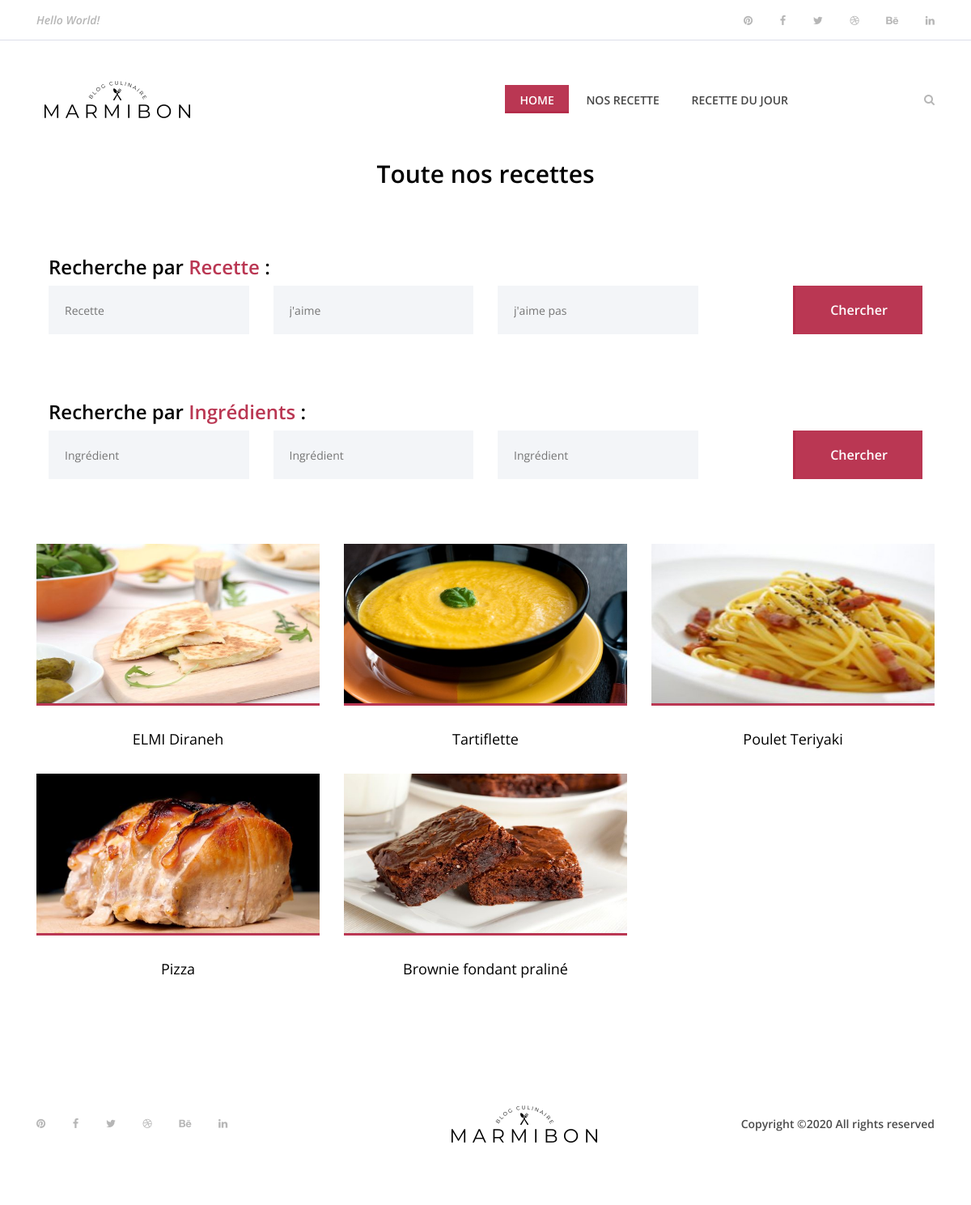
/?recipes, run on the app's committed database.
### tables this page shows
CREATE TABLE IF NOT EXISTS `recette` (
  `Id_recette` bigint(255) NOT NULL AUTO_INCREMENT,
  `Name_recette` varchar(255) DEFAULT NULL,
  `img_recette` varchar(255) NOT NULL,
  `time_recette` varchar(255) DEFAULT NULL,
  `number_recette` bigint(255) DEFAULT NULL,
  `level_recette` varchar(255) DEFAULT NULL,
  `cost_recette` varchar(255) DEFAULT NULL,
  `description_recette` text NOT NULL,
  `Id_Ingredient` bigint(255) NOT NULL,
  `likes` int(255) NOT NULL,
  `dislikes` int(255) NOT NULL,
  PRIMARY KEY (`Id_recette`)
);

### controllers/controller.php (called while the page is built, shortened)
<?php
require('models/model.php');
function recipes(){
    $allRecipe = new Recette();
    $allRecipe = $allRecipe->recettes();
    require('views/recipes.php');
}

### public/connect.php (called while the page is built)
<?php
class Databases
{
    public function connect()
    {
        try
        {
            $db = new PDO('mysql:host=localhost;dbname=marmibon;port=3308;charset=utf8', 'root', '');
            return $db;
        }
        catch(Exception $e)
        {
            die('Erreur : '.$e->getMessage());
        }
    }
}

### models/model.php (called while the page is built, shortened)
<?php
require_once('public/connect.php');
class Recette extends Databases{
    public function recettes(){
        $recette = $this->connect()->prepare('SELECT * FROM recette');
        $recette->execute();
        $result = $recette->fetchALL(PDO::FETCH_ASSOC);
        return $result;
     }
}

### views/recipes.php (the view, shortened to what this page needs)
<section class="best-receipe-area">
    <div class="container">
        <div class="row">
            <div class="col-12">
                <div class="section-heading">
                    <h3>Toute nos recettes</h3>
                </div>
            </div>
        </div>
        <div class="receipe-post-search mb-80">
            <div class="container">
                <h4>Recherche par <span style="color: #ba3753;">Recette</span> :</h4>
                <form action="<?='?selectrecipe'?>" method="post">
                    <div class="row">
                        <div class="col-12 col-lg-3">
                            <input type="search" name="Recette" placeholder="Recette">
                        </div>
                        <div class="col-12 col-lg-3">
                            <input type="search" name="ilike" placeholder="j'aime">
                        </div>
                        <div class="col-12 col-lg-3">
                            <input type="search" name="idontlike" placeholder="j'aime pas ">
                        </div>
                        <div class="col-12 col-lg-3 text-right">
                            <button type="submit" name="selectrecipe" value="recherche"
                                class="btn delicious-btn">Chercher</button>
                        </div>
                    </div>
                </form>
            </div>
        </div>
        <div class="receipe-post-search mb-80">
            <div class="container">
                <h4>Recherche par <span style="color: #ba3753;">Ingrédients</span> :</h4>
                <form action="<?='?selectrecipes'?>" method="post">
                    <div class="row">
                        <div class="col-12 col-lg-3">
                            <input type="search" name="Ingredient1" placeholder="Ingrédient">
                        </div>
                        <div class="col-12 col-lg-3">
                            <input type="search" name="Ingredient2" placeholder="Ingrédient">
                        </div>
                        <div class="col-12 col-lg-3">
                            <input type="search" name="Ingredient3" placeholder="Ingrédient">
                        </div>
                        <div class="col-12 col-lg-3 text-right">
                            <button type="submit" name="selectrecipes" value="recherche"
                                class="btn delicious-btn">Chercher</button>
                        </div>
                    </div>
                </form>
            </div>
        </div>
        <div class="row">
            <?php foreach($allRecipe as $result){ ?>
            <div class="col-12 col-sm-6 col-lg-4">
                <div class="single-best-receipe-area mb-30">
                    <img src="<?=$result['img_recette'] ?>" alt="">
                    <div class="receipe-content">
                        <a href=<?='?recipeID='.$result['Id_recette'] ?>>
                            <h5><?=$result['Name_recette'] ?></h5>
                        </a>
                    </div>
                </div>
            </div>
            <?php } ?>
        </div>
    </div>
</section>
<?php require('templates/template.php'); ?>

### public/css/style.css (style rules this page uses)
* { margin: 0; padding: 0; }
body { font-family: "Open Sans", sans-serif; font-size: 14px; }
h1, h2, h3, h4, h5, h6 { color: #000000; line-height: 1.3; font-weight: 600; }
a, a:hover, a:focus { -webkit-transition-duration: 500ms; transition-duration: 500ms; text-decoration: none; outline: 0 solid transparent; color: #000000; font-weight: 600; font-size: 14px; color: #474747; }
img { height: auto; max-width: 100%; }
.mb-30 { margin-bottom: 30px !important; }
.mb-80 { margin-bottom: 80px !important; }
.section-heading { position: relative; z-index: 1; margin-bottom: 80px; text-align: center; }
.section-heading h3 { font-size: 30px; margin-bottom: 0; }
.delicious-btn { display: inline-block; min-width: 160px; height: 60px; color: #ffffff; border: none; border-left: 3px solid #b42c4a; border-radius: 0; padding: 0 30px; font-size: 16px; line-height: 58px; font-weight: 600; -webkit-transition-duration: 500ms; transition-duration: 500ms; text-transform: capitalize; background-color: #ba3753; }
.best-receipe-area { position: relative; z-index: 1; padding-bottom: 50px; }
.single-best-receipe-area { position: relative; z-index: 1; }
.single-best-receipe-area img { border-bottom: 3px solid #ba3753; }
.single-best-receipe-area .receipe-content { padding-top: 30px; text-align: center; }
.single-best-receipe-area .receipe-content h5 { font-size: 18px; margin-bottom: 10px; font-weight: 400; -webkit-transition-duration: 500ms; transition-duration: 500ms; }
.receipe-post-search { position: relative; z-index: 20; }
.receipe-post-search form input { width: 100%; height: 60px; background-color: #f3f5f8; font-size: 14px; padding: 0 20px; border: none; }
.single-best-receipe-area.mb-30 img { height: 200px; width: 450px; }

### data on the page
recette: img_recette (picture), Name_recette "ELMI Diraneh"
recette: img_recette (picture), Name_recette "Tartiflette"
recette: img_recette (picture), Name_recette "Poulet Teriyaki"
recette: img_recette (picture), Name_recette "Pizza"
recette: img_recette (picture), Name_recette "Brownie fondant praliné"
